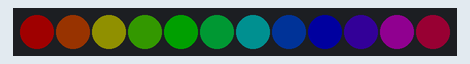
This program was run on a simulated Raspberry Pi Pico running MicroPython. Shown: 12 RGB LEDs in strip order, left to right. Dim RGB values are drawn brighter than linear.

Above: at 0.05 s.
At 0.75 s:
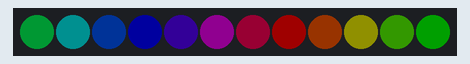
At 1.16 s:
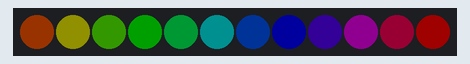
At 1.56 s:
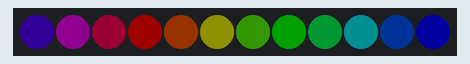

Measured:
- by itself, everything shown: repeats every 1.2 s, in 12 steps

The program:

main.py
```python
import array, time, random
from machine import Pin
import rp2
from rp2 import PIO, StateMachine, asm_pio

# Configure the number of WS2812 LEDs.
NUM_LEDS = 12
MAX_BRIGHT = 32
THREE_FOUR = int(MAX_BRIGHT*3/4)
HALF = int(MAX_BRIGHT/2)
ONE_FOUR = int(MAX_BRIGHT/4)
TWINKLE_TIME = 100

@asm_pio(sideset_init=PIO.OUT_LOW, out_shiftdir=PIO.SHIFT_LEFT, autopull=True, pull_thresh=24)

def ws2812():
    T1 = 2
    T2 = 5
    T3 = 3
    label("bitloop")
    out(x ,1)             .side(0)  [T3 - 1]
    jmp(not_x, "do_zero") .side(1)  [T1 - 1]
    jmp("bitloop")        .side(1)  [T2 - 1]
    label("do_zero")
    nop()                 .side(0)  [T2 - 1]

colors = [
    (MAX_BRIGHT, 0, 0),
    (THREE_FOUR, ONE_FOUR, 0),
    (HALF, HALF, 0),
    (ONE_FOUR, THREE_FOUR, 0),
    (0, MAX_BRIGHT, 0),
    (0, THREE_FOUR, ONE_FOUR),
    (0, HALF, HALF),
    (0, ONE_FOUR, THREE_FOUR),
    (0, 0, MAX_BRIGHT),
    (ONE_FOUR, 0, THREE_FOUR),
    (HALF, 0, HALF),
    (THREE_FOUR, 0, ONE_FOUR)
]


# Create the StateMachine with the ws2812 progam, putputting on Pin(15)
sm = StateMachine(0, ws2812, freq=8000000, sideset_base=Pin(15))

# Start the StateMachine, it will wait for datat on its FIFO
sm.active(1)

ar = array.array("I", [0 for _ in range(NUM_LEDS)])

j = 0

while True:
    for i in range(NUM_LEDS):
        num = i + j
        if num >= 12:
            num = num - 12

        red = colors[i][0]
        red_b = red<<8
        green = colors[i][1]
        green_b = green<<16
        blue = colors[i][2]
        blue_b = blue
        ar[num] = green_b + red_b + blue_b

    sm.put(ar, 8)

    j+=1
    if j > 11:
        j = 0
    time.sleep_ms(TWINKLE_TIME)
```
